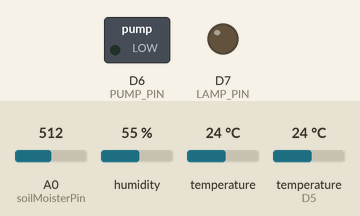
A sketch run on a simulated ESP8266 (NodeMCU). Shown: switched loads named in the sketch (green lamp = pin HIGH), output pins drawn as LEDs (lit = HIGH). Inputs (shaded band) come from the test bench; at power-on: A0 (soilMoisterPin) = 512, humidity 55 %, temperature 24 °C, temperature (sensor on D5) 24 °C. WiFi joins after 1.5 s; servers stay silent unless stated; pins used as bus, display or sensor lines are not drawn; what the sketch prints to the serial monitor is not drawn.

Above: at 0.1 s.
At 61.9 s:
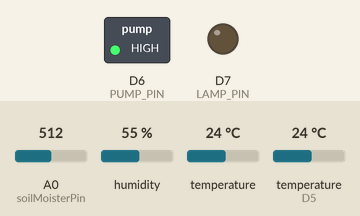
Timing chart, 0 to 123.3 s (numbered marks = the images above):
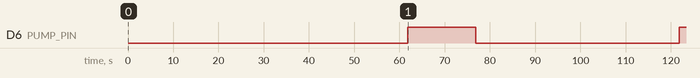

The sketch:

Garden.ino
```cpp
#include<BlynkSimpleEsp8266.h>
#include<ESP8266WiFi.h>
#define BLYNK_PRINT Serial

//automatic control parameters
#define DRY_SOIL 66
#define WET_SOIL 85
#define COLD_TEMP 12
#define HOT_TEMP 22
#define TIME_PUMP_ON 15
#define TIME_LAMP_ON 15

//timer
#define READ_BUTTONS_TM   1L  // definitions in seconds
#define READ_SOIL_TEMP_TM 2L
#define READ_SOIL_HUM_TM  10L
#define READ_AIR_DATA_TM  2L
#define SEND_UP_DATA_TM   10L
#define AUTO_CTRL_TM      60L

#define SHOW_SET_UP 30

//DHT22
#define DHTPIN D3
#define DHTTYPE DHT22
float airHum=0;
float airTemp=0;

//Soil Moister
#define soilMoisterPin A0
#define soilMoisterVcc D8
int soilMoister=0;

//DS18B20 Temperature Sensor
#define ONE_WIRE_BUS 14
float soilTemp;

//Relays
#define PUMP_PIN D6
#define LAMP_PIN D7
boolean pumpStatus=0;
boolean lampStatus=0;
//#define Read_Button 13;

/*Buttons
#define PUMP_ON_BUTTON D9
#define LAMP_ON_BUTTON D10
#define SENSORS_READ_BUTTON D4*/

WidgetLED PUMPs(V0);
WidgetLED PUMPa(V5);
WidgetLED LAMPs(V1);
WidgetLED LAMPa(V6);

#include<SimpleTimer.h>
SimpleTimer timer;

#include "DHT.h"
DHT dht(DHTPIN, DHTTYPE);

#include<OneWire.h> // DS18B20 temperature sensor
#include<DallasTemperature.h>

OneWire oneWire(ONE_WIRE_BUS);
DallasTemperature DS18B20(&oneWire);
char auth[]="ZM-E7f6Xa7OKfQ2zexxMCL4QwYRZ5hKg";
char ssid[]="Saket";
char pass[]="saket123";


void setup()
{
 Serial.begin(115200);
 delay(10);
 Serial.println("Garden Bot getting Started");

 pinMode(PUMP_PIN,OUTPUT);
 pinMode(LAMP_PIN,OUTPUT);
// pinMode(PUMP_ON_BUTTON,INPUT_PULLUP);
// pinMode(LAMP_ON_BUTTON,INPUT_PULLUP);
// pinMode(SENSORS_READ_BUTTON,INPUT_PULLUP);
 pinMode(soilMoisterVcc,OUTPUT);

 Blynk.begin(auth,ssid,pass);
 dht.begin();
 DS18B20.begin();

 PUMPs.off();
 PUMPa.off();
 LAMPs.off();
 LAMPa.off();

 digitalWrite(PUMP_PIN,LOW);
 digitalWrite(LAMP_PIN,LOW);
 digitalWrite(soilMoisterVcc,LOW);

 //waitButtonPress(SHOW_SET_UP);
 startTimers();
}

//Sensors_Data

void getDhtData(void)
{
  float tempIni = airTemp;
  float humIni = airHum;
  airTemp = dht.readTemperature();
  airHum =dht.readHumidity();

  if(isnan(airHum) || isnan(airTemp))
  {
    Serial.println("Failed to read from DHT sensor! ");
    Blynk.notify("Failed to read from DHT sensor! ");
    airTemp = tempIni;
    humIni = humIni;
    return;
  }
}

//Soil_Moister_Data

void getSoilMoisterData(void)
{
  soilMoister = 0;
  digitalWrite( soilMoisterVcc,HIGH);
  delay(500);
  int n=3;
  for(int i=0; i<n; i++)
  {
    soilMoister=soilMoister+analogRead(soilMoisterPin);
    delay(150);
  }
  digitalWrite(soilMoisterVcc, LOW);
  soilMoister = soilMoister/n;
  soilMoister =map(soilMoister,600,0,0,100); //LM393 on 5V
}

//Get SoilTemp sensor

void getSoilTempData()
{
  DS18B20.requestTemperatures();
  soilTemp= DS18B20.getTempCByIndex(0);

  int newData=((soilTemp + 0.05)*10); //fix soilTemp value
  soilTemp = (newData/10.0);
}

//button
/*void waitButtonPress(int waitTime)
{
  long startTiming=millis();
  while(debounce(Blynk.digitalRead(Read_Button)))
  {
    if((millis()-startTiming) > (waitTime*1000))
    {
      break;
    }
  }
}

boolean debounce(int pin)
{
  boolean state;
  boolean previousState;
  const int debounceDelay=30;

  previousState=digitalRead(pin);
  for(int c=0; c<debounceDelay; c++)
  {
    delay(1);
    state=digitalRead(pin);
    if(state!=previousState)
    {
      c=0;
      previousState=state;
    }
  }
  return state;
}*/

void startTimers(void)
{
 // timer.setInterval(READ_BUTTONS_TM*1000,readLocalCmd);
  timer.setInterval(AUTO_CTRL_TM*1000,autoControlPlantation);
  timer.setInterval(READ_SOIL_TEMP_TM*1000,getSoilTempData);
  timer.setInterval(READ_AIR_DATA_TM*1000,getDhtData);
  timer.setInterval(READ_SOIL_HUM_TM*1000,getSoilMoisterData);
  timer.setInterval(SEND_UP_DATA_TM*1000,sendUptime);
}
void loop()
{
  timer.run();
  Blynk.run();
}

//Read Commands

BLYNK_WRITE(3)
{
  int i=param.asInt();
  if(i==1)
  {
    pumpStatus=!pumpStatus;
    aplyCmd();
  }
}

BLYNK_WRITE(4)
{
  int i=param.asInt();
  if(i==1)
  {
    lampStatus=!lampStatus;
    aplyCmd();
  }
}

//read Local Commands

/*void readLocalCmd()
{
  boolean digiValue=debounce(PUMP_ON_BUTTON);
  if(!digiValue)
  {
    pumpStatus=!pumpStatus;
    aplyCmd();
  }

  digiValue=debounce(LAMP_ON_BUTTON);
  if(!digiValue)
  {
    lampStatus=!lampStatus;
    aplyCmd();
  }
}*/

//Receive Commands and act on actuators

void aplyCmd()
{
  if(pumpStatus==1)
  {
    Blynk.notify("GardenBot : PUMPON");
    digitalWrite(PUMP_PIN,HIGH);
    PUMPs.on();
    PUMPa.on();
  }
  else
    {
      digitalWrite(PUMP_PIN,LOW);
      PUMPs.off();
      PUMPa.off();
    }

   if(lampStatus==1)
   {
    Blynk.notify("GardenBot : LAMPON");
    digitalWrite(LAMP_PIN,HIGH);
    PUMPs.on();
    PUMPa.on();
   }
   else
   {
     digitalWrite(LAMP_PIN,LOW);
     PUMPs.off();
     PUMPa.off();
   }
}

//automatically control based on sensor

void autoControlPlantation(void)
{
  if(soilMoister < DRY_SOIL)
  {
    turnPumpOn();
  }

  if(airTemp < COLD_TEMP)
  {
    turnLampOn();
  }
}

//turn pumpon for a certain amount of time

void turnPumpOn()
{
  pumpStatus=1;
  aplyCmd();
  delay(TIME_PUMP_ON*1000);
  pumpStatus=0;
  aplyCmd();
}

//turn lampon for a certain amount of time

void turnLampOn()
{
  lampStatus=1;
  aplyCmd();
  delay(TIME_LAMP_ON*1000);
  lampStatus=0;
  aplyCmd();
}

void sendUptime()
{
  Blynk.virtualWrite(10, airTemp); //virtual pin V10
  Blynk.virtualWrite(11, airHum); // virtual pin V11
  Blynk.virtualWrite(12, soilMoister); // virtual pin V12
  Blynk.virtualWrite(13, soilTemp); //virtual pin V13
}
```

Measured:
- by itself, D6 (PUMP_PIN): LOW → HIGH at 61.8 s, → LOW 15.0 s later, → HIGH 45.0 s later
